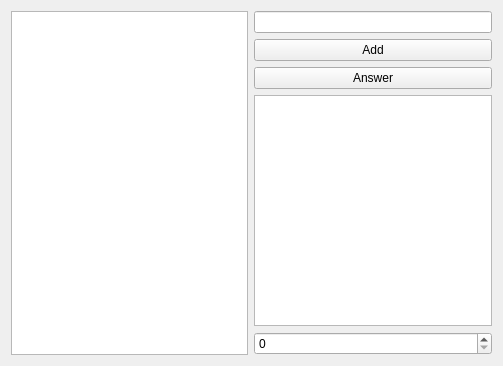
<?xml version="1.0" encoding="UTF-8"?>
<ui version="4.0">
 <class>sub2</class>
 <widget class="QWidget" name="sub2">
  <property name="geometry">
   <rect>
    <x>0</x>
    <y>0</y>
    <width>503</width>
    <height>366</height>
   </rect>
  </property>
  <property name="windowTitle">
   <string>sub2</string>
  </property>
  <layout class="QGridLayout" name="gridLayout">
   <item row="0" column="0">
    <layout class="QHBoxLayout" name="horizontalLayout">
     <item>
      <widget class="QListWidget" name="listWidget"/>
     </item>
     <item>
      <layout class="QVBoxLayout" name="verticalLayout">
       <item>
        <widget class="QLineEdit" name="descriptionEdit"/>
       </item>
       <item>
        <widget class="QPushButton" name="addButton">
         <property name="text">
          <string>Add</string>
         </property>
        </widget>
       </item>
       <item>
        <widget class="QPushButton" name="answerButton">
         <property name="text">
          <string>Answer</string>
         </property>
        </widget>
       </item>
       <item>
        <widget class="QListWidget" name="secondList"/>
       </item>
       <item>
        <widget class="QSpinBox" name="spinBox"/>
       </item>
      </layout>
     </item>
    </layout>
   </item>
  </layout>
 </widget>
 <layoutdefault spacing="6" margin="11"/>
 <resources/>
 <connections/>
</ui>
